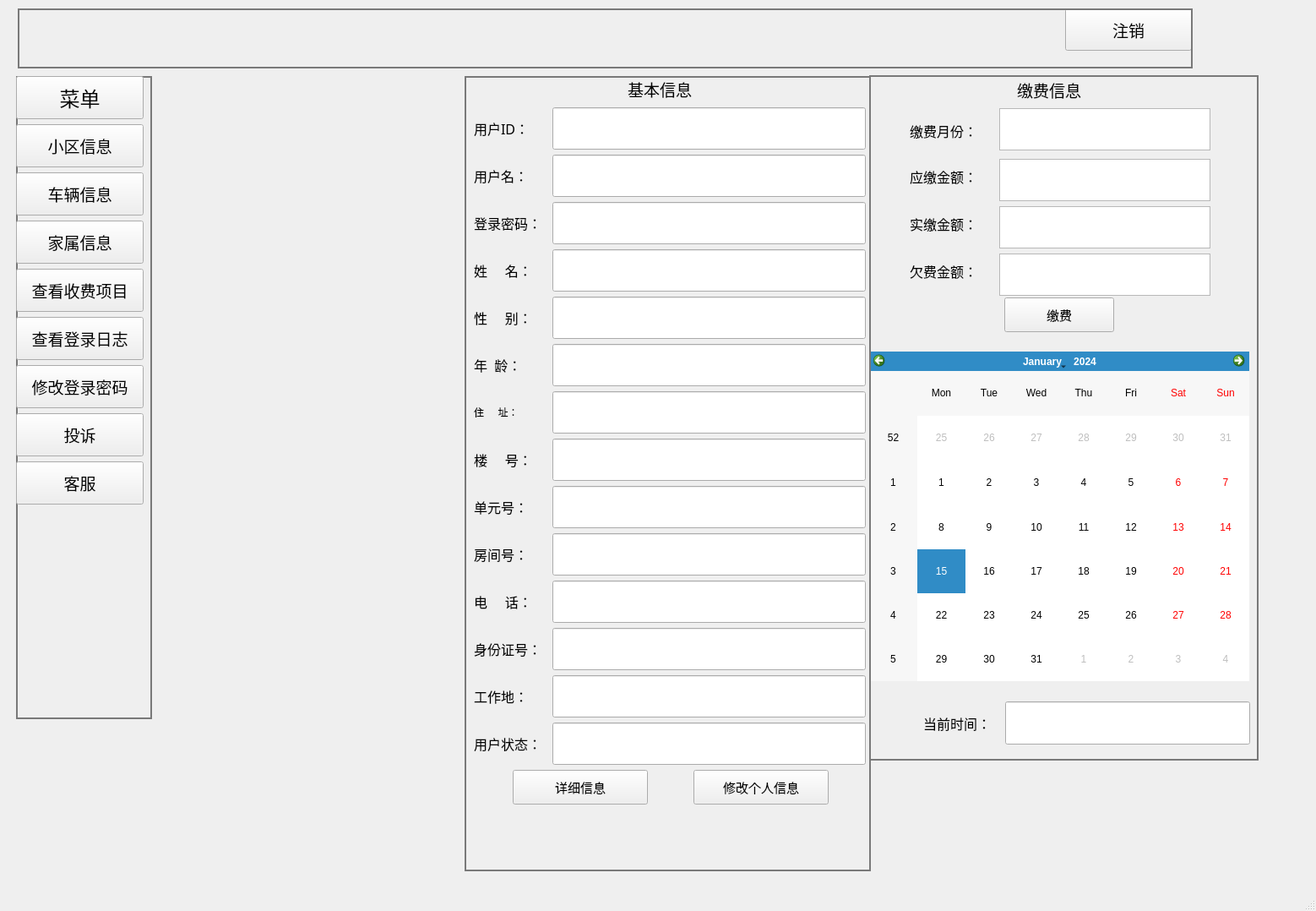
<?xml version="1.0" encoding="UTF-8"?>
<ui version="4.0">
 <class>user_MainWindow</class>
 <widget class="QMainWindow" name="user_MainWindow">
  <property name="geometry">
   <rect>
    <x>0</x>
    <y>0</y>
    <width>1558</width>
    <height>1078</height>
   </rect>
  </property>
  <property name="windowTitle">
   <string>欢迎登陆大麦场！</string>
  </property>
  <property name="windowIcon">
   <iconset resource="mysource.qrc">
    <normaloff>:/images/物业管理.png</normaloff>:/images/物业管理.png</iconset>
  </property>
  <property name="styleSheet">
   <string notr="true"/>
  </property>
  <widget class="QWidget" name="centralwidget">
   <property name="styleSheet">
    <string notr="true"/>
   </property>
   <widget class="QFrame" name="frame_top">
    <property name="geometry">
     <rect>
      <x>21</x>
      <y>10</y>
      <width>1391</width>
      <height>71</height>
     </rect>
    </property>
    <property name="sizePolicy">
     <sizepolicy hsizetype="Expanding" vsizetype="Fixed">
      <horstretch>0</horstretch>
      <verstretch>0</verstretch>
     </sizepolicy>
    </property>
    <property name="styleSheet">
     <string notr="true">#frame_top{border:2px solid rgb(121,121,121)}</string>
    </property>
    <property name="frameShape">
     <enum>QFrame::StyledPanel</enum>
    </property>
    <property name="frameShadow">
     <enum>QFrame::Raised</enum>
    </property>
   </widget>
   <widget class="QFrame" name="frame_left">
    <property name="geometry">
     <rect>
      <x>19</x>
      <y>90</y>
      <width>161</width>
      <height>761</height>
     </rect>
    </property>
    <property name="sizePolicy">
     <sizepolicy hsizetype="Fixed" vsizetype="Expanding">
      <horstretch>0</horstretch>
      <verstretch>0</verstretch>
     </sizepolicy>
    </property>
    <property name="maximumSize">
     <size>
      <width>161</width>
      <height>16777215</height>
     </size>
    </property>
    <property name="styleSheet">
     <string notr="true">#frame_left{border:2px solid rgb(121,121,121)}</string>
    </property>
    <property name="frameShape">
     <enum>QFrame::StyledPanel</enum>
    </property>
    <property name="frameShadow">
     <enum>QFrame::Raised</enum>
    </property>
    <widget class="QWidget" name="layoutWidget">
     <property name="geometry">
      <rect>
       <x>0</x>
       <y>0</y>
       <width>153</width>
       <height>539</height>
      </rect>
     </property>
     <layout class="QVBoxLayout" name="verticalLayout_left">
      <item>
       <widget class="QPushButton" name="pushButton_8">
        <property name="minimumSize">
         <size>
          <width>151</width>
          <height>51</height>
         </size>
        </property>
        <property name="maximumSize">
         <size>
          <width>151</width>
          <height>51</height>
         </size>
        </property>
        <property name="font">
         <font>
          <family>Agency FB</family>
          <pointsize>18</pointsize>
         </font>
        </property>
        <property name="text">
         <string>菜单</string>
        </property>
       </widget>
      </item>
      <item>
       <widget class="QPushButton" name="pushButton_4">
        <property name="minimumSize">
         <size>
          <width>151</width>
          <height>51</height>
         </size>
        </property>
        <property name="maximumSize">
         <size>
          <width>151</width>
          <height>51</height>
         </size>
        </property>
        <property name="font">
         <font>
          <family>Agency FB</family>
          <pointsize>14</pointsize>
         </font>
        </property>
        <property name="text">
         <string>小区信息</string>
        </property>
       </widget>
      </item>
      <item>
       <widget class="QPushButton" name="pushButton_5">
        <property name="minimumSize">
         <size>
          <width>151</width>
          <height>51</height>
         </size>
        </property>
        <property name="maximumSize">
         <size>
          <width>151</width>
          <height>51</height>
         </size>
        </property>
        <property name="font">
         <font>
          <family>Agency FB</family>
          <pointsize>14</pointsize>
         </font>
        </property>
        <property name="text">
         <string>车辆信息</string>
        </property>
       </widget>
      </item>
      <item>
       <widget class="QPushButton" name="pushButton_10">
        <property name="minimumSize">
         <size>
          <width>151</width>
          <height>51</height>
         </size>
        </property>
        <property name="maximumSize">
         <size>
          <width>151</width>
          <height>51</height>
         </size>
        </property>
        <property name="font">
         <font>
          <family>Agency FB</family>
          <pointsize>14</pointsize>
         </font>
        </property>
        <property name="text">
         <string>家属信息</string>
        </property>
       </widget>
      </item>
      <item>
       <widget class="QPushButton" name="pushButton_13">
        <property name="minimumSize">
         <size>
          <width>151</width>
          <height>51</height>
         </size>
        </property>
        <property name="maximumSize">
         <size>
          <width>151</width>
          <height>51</height>
         </size>
        </property>
        <property name="font">
         <font>
          <family>Agency FB</family>
          <pointsize>14</pointsize>
         </font>
        </property>
        <property name="text">
         <string>查看收费项目</string>
        </property>
       </widget>
      </item>
      <item>
       <widget class="QPushButton" name="pushButton_12">
        <property name="minimumSize">
         <size>
          <width>151</width>
          <height>51</height>
         </size>
        </property>
        <property name="maximumSize">
         <size>
          <width>151</width>
          <height>51</height>
         </size>
        </property>
        <property name="font">
         <font>
          <family>Agency FB</family>
          <pointsize>14</pointsize>
         </font>
        </property>
        <property name="text">
         <string>查看登录日志</string>
        </property>
       </widget>
      </item>
      <item>
       <widget class="QPushButton" name="pushButton_11">
        <property name="minimumSize">
         <size>
          <width>151</width>
          <height>51</height>
         </size>
        </property>
        <property name="maximumSize">
         <size>
          <width>151</width>
          <height>51</height>
         </size>
        </property>
        <property name="font">
         <font>
          <family>Agency FB</family>
          <pointsize>14</pointsize>
         </font>
        </property>
        <property name="text">
         <string>修改登录密码</string>
        </property>
       </widget>
      </item>
      <item>
       <widget class="QPushButton" name="pushButton_6">
        <property name="minimumSize">
         <size>
          <width>151</width>
          <height>51</height>
         </size>
        </property>
        <property name="maximumSize">
         <size>
          <width>151</width>
          <height>51</height>
         </size>
        </property>
        <property name="font">
         <font>
          <family>Agency FB</family>
          <pointsize>14</pointsize>
         </font>
        </property>
        <property name="text">
         <string>投诉</string>
        </property>
       </widget>
      </item>
      <item>
       <widget class="QPushButton" name="pushButton_7">
        <property name="minimumSize">
         <size>
          <width>151</width>
          <height>51</height>
         </size>
        </property>
        <property name="maximumSize">
         <size>
          <width>151</width>
          <height>51</height>
         </size>
        </property>
        <property name="font">
         <font>
          <family>Agency FB</family>
          <pointsize>14</pointsize>
         </font>
        </property>
        <property name="text">
         <string>客服</string>
        </property>
       </widget>
      </item>
      <item>
       <spacer name="verticalSpacer">
        <property name="orientation">
         <enum>Qt::Vertical</enum>
        </property>
        <property name="sizeHint" stdset="0">
         <size>
          <width>20</width>
          <height>40</height>
         </size>
        </property>
       </spacer>
      </item>
     </layout>
    </widget>
   </widget>
   <widget class="QFrame" name="frame_center_2">
    <property name="geometry">
     <rect>
      <x>550</x>
      <y>90</y>
      <width>481</width>
      <height>941</height>
     </rect>
    </property>
    <property name="sizePolicy">
     <sizepolicy hsizetype="Fixed" vsizetype="Expanding">
      <horstretch>0</horstretch>
      <verstretch>0</verstretch>
     </sizepolicy>
    </property>
    <property name="minimumSize">
     <size>
      <width>481</width>
      <height>0</height>
     </size>
    </property>
    <property name="styleSheet">
     <string notr="true">#frame_center_2{border:2px solid rgb(121,121,121)}</string>
    </property>
    <property name="frameShape">
     <enum>QFrame::StyledPanel</enum>
    </property>
    <property name="frameShadow">
     <enum>QFrame::Raised</enum>
    </property>
    <widget class="QWidget" name="layoutWidget">
     <property name="geometry">
      <rect>
       <x>10</x>
       <y>0</y>
       <width>468</width>
       <height>916</height>
      </rect>
     </property>
     <layout class="QVBoxLayout" name="verticalLayout_center_1">
      <item alignment="Qt::AlignHCenter">
       <widget class="QLabel" name="label_9">
        <property name="minimumSize">
         <size>
          <width>101</width>
          <height>31</height>
         </size>
        </property>
        <property name="maximumSize">
         <size>
          <width>101</width>
          <height>31</height>
         </size>
        </property>
        <property name="font">
         <font>
          <family>Agency FB</family>
          <pointsize>14</pointsize>
         </font>
        </property>
        <property name="text">
         <string>基本信息</string>
        </property>
       </widget>
      </item>
      <item>
       <layout class="QHBoxLayout" name="horizontalLayout_15">
        <item>
         <widget class="QLabel" name="label_16">
          <property name="minimumSize">
           <size>
            <width>86</width>
            <height>25</height>
           </size>
          </property>
          <property name="maximumSize">
           <size>
            <width>72</width>
            <height>25</height>
           </size>
          </property>
          <property name="font">
           <font>
            <family>宋体</family>
            <pointsize>12</pointsize>
           </font>
          </property>
          <property name="text">
           <string>用户ID：</string>
          </property>
         </widget>
        </item>
        <item>
         <widget class="QLineEdit" name="lineEdit_id">
          <property name="minimumSize">
           <size>
            <width>371</width>
            <height>50</height>
           </size>
          </property>
          <property name="maximumSize">
           <size>
            <width>371</width>
            <height>50</height>
           </size>
          </property>
          <property name="font">
           <font>
            <family>宋体</family>
            <pointsize>12</pointsize>
           </font>
          </property>
          <property name="focusPolicy">
           <enum>Qt::NoFocus</enum>
          </property>
         </widget>
        </item>
       </layout>
      </item>
      <item>
       <layout class="QHBoxLayout" name="horizontalLayout_9">
        <item>
         <widget class="QLabel" name="label">
          <property name="minimumSize">
           <size>
            <width>86</width>
            <height>25</height>
           </size>
          </property>
          <property name="maximumSize">
           <size>
            <width>72</width>
            <height>25</height>
           </size>
          </property>
          <property name="font">
           <font>
            <family>Agency FB</family>
            <pointsize>12</pointsize>
           </font>
          </property>
          <property name="text">
           <string>用户名：</string>
          </property>
         </widget>
        </item>
        <item>
         <widget class="QLineEdit" name="lineEdit_username">
          <property name="minimumSize">
           <size>
            <width>371</width>
            <height>50</height>
           </size>
          </property>
          <property name="maximumSize">
           <size>
            <width>371</width>
            <height>50</height>
           </size>
          </property>
          <property name="font">
           <font>
            <family>宋体</family>
            <pointsize>12</pointsize>
           </font>
          </property>
          <property name="focusPolicy">
           <enum>Qt::NoFocus</enum>
          </property>
         </widget>
        </item>
       </layout>
      </item>
      <item>
       <layout class="QHBoxLayout" name="horizontalLayout_20">
        <item>
         <widget class="QLabel" name="label_pwd">
          <property name="minimumSize">
           <size>
            <width>86</width>
            <height>25</height>
           </size>
          </property>
          <property name="maximumSize">
           <size>
            <width>72</width>
            <height>25</height>
           </size>
          </property>
          <property name="font">
           <font>
            <family>Agency FB</family>
            <pointsize>12</pointsize>
           </font>
          </property>
          <property name="text">
           <string>登录密码：</string>
          </property>
         </widget>
        </item>
        <item>
         <widget class="QLineEdit" name="lineEdit_pwd">
          <property name="minimumSize">
           <size>
            <width>371</width>
            <height>50</height>
           </size>
          </property>
          <property name="maximumSize">
           <size>
            <width>371</width>
            <height>50</height>
           </size>
          </property>
          <property name="font">
           <font>
            <family>宋体</family>
            <pointsize>12</pointsize>
           </font>
          </property>
          <property name="focusPolicy">
           <enum>Qt::NoFocus</enum>
          </property>
          <property name="echoMode">
           <enum>QLineEdit::Password</enum>
          </property>
         </widget>
        </item>
       </layout>
      </item>
      <item>
       <layout class="QHBoxLayout" name="horizontalLayout_8">
        <item>
         <widget class="QLabel" name="label_2">
          <property name="minimumSize">
           <size>
            <width>86</width>
            <height>25</height>
           </size>
          </property>
          <property name="maximumSize">
           <size>
            <width>72</width>
            <height>25</height>
           </size>
          </property>
          <property name="font">
           <font>
            <family>Agency FB</family>
            <pointsize>12</pointsize>
           </font>
          </property>
          <property name="text">
           <string>姓     名：</string>
          </property>
         </widget>
        </item>
        <item>
         <widget class="QLineEdit" name="lineEdit_name">
          <property name="minimumSize">
           <size>
            <width>371</width>
            <height>50</height>
           </size>
          </property>
          <property name="maximumSize">
           <size>
            <width>371</width>
            <height>50</height>
           </size>
          </property>
          <property name="font">
           <font>
            <family>宋体</family>
            <pointsize>12</pointsize>
           </font>
          </property>
          <property name="focusPolicy">
           <enum>Qt::NoFocus</enum>
          </property>
         </widget>
        </item>
       </layout>
      </item>
      <item>
       <layout class="QHBoxLayout" name="horizontalLayout_7">
        <item>
         <widget class="QLabel" name="label_3">
          <property name="minimumSize">
           <size>
            <width>86</width>
            <height>25</height>
           </size>
          </property>
          <property name="maximumSize">
           <size>
            <width>72</width>
            <height>25</height>
           </size>
          </property>
          <property name="font">
           <font>
            <family>Agency FB</family>
            <pointsize>12</pointsize>
           </font>
          </property>
          <property name="text">
           <string>性     别：</string>
          </property>
         </widget>
        </item>
        <item>
         <widget class="QLineEdit" name="lineEdit_sex">
          <property name="minimumSize">
           <size>
            <width>371</width>
            <height>50</height>
           </size>
          </property>
          <property name="maximumSize">
           <size>
            <width>371</width>
            <height>50</height>
           </size>
          </property>
          <property name="font">
           <font>
            <family>宋体</family>
            <pointsize>12</pointsize>
           </font>
          </property>
          <property name="focusPolicy">
           <enum>Qt::NoFocus</enum>
          </property>
         </widget>
        </item>
       </layout>
      </item>
      <item>
       <layout class="QHBoxLayout" name="horizontalLayout_16">
        <item>
         <widget class="QLabel" name="label_age">
          <property name="minimumSize">
           <size>
            <width>86</width>
            <height>25</height>
           </size>
          </property>
          <property name="maximumSize">
           <size>
            <width>72</width>
            <height>25</height>
           </size>
          </property>
          <property name="font">
           <font>
            <family>宋体</family>
            <pointsize>12</pointsize>
           </font>
          </property>
          <property name="text">
           <string>年  龄：</string>
          </property>
         </widget>
        </item>
        <item>
         <widget class="QLineEdit" name="lineEdit_age">
          <property name="minimumSize">
           <size>
            <width>371</width>
            <height>50</height>
           </size>
          </property>
          <property name="maximumSize">
           <size>
            <width>371</width>
            <height>50</height>
           </size>
          </property>
          <property name="font">
           <font>
            <family>宋体</family>
            <pointsize>12</pointsize>
           </font>
          </property>
          <property name="focusPolicy">
           <enum>Qt::NoFocus</enum>
          </property>
         </widget>
        </item>
       </layout>
      </item>
      <item>
       <layout class="QHBoxLayout" name="horizontalLayout_6">
        <item>
         <widget class="QLabel" name="label_4">
          <property name="minimumSize">
           <size>
            <width>86</width>
            <height>25</height>
           </size>
          </property>
          <property name="maximumSize">
           <size>
            <width>72</width>
            <height>25</height>
           </size>
          </property>
          <property name="styleSheet">
           <string notr="true">font: 12pt &quot;Agency FB&quot;;</string>
          </property>
          <property name="text">
           <string>住     址：</string>
          </property>
         </widget>
        </item>
        <item>
         <widget class="QLineEdit" name="lineEdit_address">
          <property name="minimumSize">
           <size>
            <width>371</width>
            <height>50</height>
           </size>
          </property>
          <property name="maximumSize">
           <size>
            <width>371</width>
            <height>50</height>
           </size>
          </property>
          <property name="font">
           <font>
            <family>宋体</family>
            <pointsize>12</pointsize>
           </font>
          </property>
          <property name="focusPolicy">
           <enum>Qt::NoFocus</enum>
          </property>
         </widget>
        </item>
       </layout>
      </item>
      <item>
       <layout class="QHBoxLayout" name="horizontalLayout_5">
        <item>
         <widget class="QLabel" name="label_5">
          <property name="minimumSize">
           <size>
            <width>86</width>
            <height>25</height>
           </size>
          </property>
          <property name="maximumSize">
           <size>
            <width>72</width>
            <height>25</height>
           </size>
          </property>
          <property name="font">
           <font>
            <family>Agency FB</family>
            <pointsize>12</pointsize>
           </font>
          </property>
          <property name="text">
           <string>楼     号：</string>
          </property>
         </widget>
        </item>
        <item>
         <widget class="QLineEdit" name="lineEdit_housid">
          <property name="minimumSize">
           <size>
            <width>371</width>
            <height>50</height>
           </size>
          </property>
          <property name="maximumSize">
           <size>
            <width>371</width>
            <height>50</height>
           </size>
          </property>
          <property name="font">
           <font>
            <family>宋体</family>
            <pointsize>12</pointsize>
           </font>
          </property>
          <property name="focusPolicy">
           <enum>Qt::NoFocus</enum>
          </property>
         </widget>
        </item>
       </layout>
      </item>
      <item>
       <layout class="QHBoxLayout" name="horizontalLayout_4">
        <item>
         <widget class="QLabel" name="label_6">
          <property name="minimumSize">
           <size>
            <width>86</width>
            <height>25</height>
           </size>
          </property>
          <property name="maximumSize">
           <size>
            <width>72</width>
            <height>25</height>
           </size>
          </property>
          <property name="font">
           <font>
            <family>Agency FB</family>
            <pointsize>12</pointsize>
           </font>
          </property>
          <property name="text">
           <string>单元号：</string>
          </property>
         </widget>
        </item>
        <item>
         <widget class="QLineEdit" name="lineEdit_unitid">
          <property name="minimumSize">
           <size>
            <width>371</width>
            <height>50</height>
           </size>
          </property>
          <property name="maximumSize">
           <size>
            <width>371</width>
            <height>50</height>
           </size>
          </property>
          <property name="font">
           <font>
            <family>宋体</family>
            <pointsize>12</pointsize>
           </font>
          </property>
          <property name="focusPolicy">
           <enum>Qt::NoFocus</enum>
          </property>
         </widget>
        </item>
       </layout>
      </item>
      <item>
       <layout class="QHBoxLayout" name="horizontalLayout_3">
        <item>
         <widget class="QLabel" name="label_7">
          <property name="minimumSize">
           <size>
            <width>86</width>
            <height>25</height>
           </size>
          </property>
          <property name="maximumSize">
           <size>
            <width>72</width>
            <height>25</height>
           </size>
          </property>
          <property name="font">
           <font>
            <family>Agency FB</family>
            <pointsize>12</pointsize>
           </font>
          </property>
          <property name="text">
           <string>房间号：</string>
          </property>
         </widget>
        </item>
        <item>
         <widget class="QLineEdit" name="lineEdit_roomid">
          <property name="minimumSize">
           <size>
            <width>371</width>
            <height>50</height>
           </size>
          </property>
          <property name="maximumSize">
           <size>
            <width>371</width>
            <height>50</height>
           </size>
          </property>
          <property name="font">
           <font>
            <family>宋体</family>
            <pointsize>12</pointsize>
           </font>
          </property>
          <property name="focusPolicy">
           <enum>Qt::NoFocus</enum>
          </property>
         </widget>
        </item>
       </layout>
      </item>
      <item>
       <layout class="QHBoxLayout" name="horizontalLayout_2">
        <item>
         <widget class="QLabel" name="label_8">
          <property name="minimumSize">
           <size>
            <width>86</width>
            <height>25</height>
           </size>
          </property>
          <property name="maximumSize">
           <size>
            <width>72</width>
            <height>25</height>
           </size>
          </property>
          <property name="font">
           <font>
            <family>Agency FB</family>
            <pointsize>12</pointsize>
           </font>
          </property>
          <property name="text">
           <string>电     话：</string>
          </property>
         </widget>
        </item>
        <item>
         <widget class="QLineEdit" name="lineEdit_tel">
          <property name="minimumSize">
           <size>
            <width>371</width>
            <height>50</height>
           </size>
          </property>
          <property name="maximumSize">
           <size>
            <width>371</width>
            <height>50</height>
           </size>
          </property>
          <property name="font">
           <font>
            <family>宋体</family>
            <pointsize>12</pointsize>
           </font>
          </property>
          <property name="focusPolicy">
           <enum>Qt::NoFocus</enum>
          </property>
         </widget>
        </item>
       </layout>
      </item>
      <item>
       <layout class="QHBoxLayout" name="horizontalLayout_17">
        <item>
         <widget class="QLabel" name="label_IDC">
          <property name="minimumSize">
           <size>
            <width>86</width>
            <height>25</height>
           </size>
          </property>
          <property name="maximumSize">
           <size>
            <width>72</width>
            <height>25</height>
           </size>
          </property>
          <property name="font">
           <font>
            <family>宋体</family>
            <pointsize>12</pointsize>
           </font>
          </property>
          <property name="text">
           <string>身份证号：</string>
          </property>
         </widget>
        </item>
        <item>
         <widget class="QLineEdit" name="lineEdit_idc">
          <property name="minimumSize">
           <size>
            <width>371</width>
            <height>50</height>
           </size>
          </property>
          <property name="maximumSize">
           <size>
            <width>371</width>
            <height>50</height>
           </size>
          </property>
          <property name="font">
           <font>
            <family>宋体</family>
            <pointsize>12</pointsize>
           </font>
          </property>
          <property name="focusPolicy">
           <enum>Qt::NoFocus</enum>
          </property>
         </widget>
        </item>
       </layout>
      </item>
      <item>
       <layout class="QHBoxLayout" name="horizontalLayout_18">
        <item>
         <widget class="QLabel" name="label_WORK">
          <property name="minimumSize">
           <size>
            <width>86</width>
            <height>25</height>
           </size>
          </property>
          <property name="maximumSize">
           <size>
            <width>72</width>
            <height>25</height>
           </size>
          </property>
          <property name="font">
           <font>
            <family>宋体</family>
            <pointsize>12</pointsize>
           </font>
          </property>
          <property name="text">
           <string>工作地：</string>
          </property>
         </widget>
        </item>
        <item>
         <widget class="QLineEdit" name="lineEdit_work">
          <property name="minimumSize">
           <size>
            <width>371</width>
            <height>50</height>
           </size>
          </property>
          <property name="maximumSize">
           <size>
            <width>371</width>
            <height>50</height>
           </size>
          </property>
          <property name="font">
           <font>
            <family>宋体</family>
            <pointsize>12</pointsize>
           </font>
          </property>
          <property name="focusPolicy">
           <enum>Qt::NoFocus</enum>
          </property>
         </widget>
        </item>
       </layout>
      </item>
      <item>
       <layout class="QHBoxLayout" name="horizontalLayout_19">
        <item>
         <widget class="QLabel" name="label_statu">
          <property name="minimumSize">
           <size>
            <width>86</width>
            <height>25</height>
           </size>
          </property>
          <property name="maximumSize">
           <size>
            <width>72</width>
            <height>25</height>
           </size>
          </property>
          <property name="font">
           <font>
            <family>宋体</family>
            <pointsize>12</pointsize>
           </font>
          </property>
          <property name="text">
           <string>用户状态：</string>
          </property>
         </widget>
        </item>
        <item>
         <widget class="QLineEdit" name="lineEdit_ststu">
          <property name="minimumSize">
           <size>
            <width>371</width>
            <height>50</height>
           </size>
          </property>
          <property name="maximumSize">
           <size>
            <width>371</width>
            <height>50</height>
           </size>
          </property>
          <property name="font">
           <font>
            <family>宋体</family>
            <pointsize>12</pointsize>
           </font>
          </property>
          <property name="focusPolicy">
           <enum>Qt::NoFocus</enum>
          </property>
         </widget>
        </item>
       </layout>
      </item>
      <item>
       <layout class="QHBoxLayout" name="horizontalLayout">
        <property name="spacing">
         <number>7</number>
        </property>
        <item>
         <widget class="QPushButton" name="pushButton">
          <property name="minimumSize">
           <size>
            <width>160</width>
            <height>41</height>
           </size>
          </property>
          <property name="maximumSize">
           <size>
            <width>160</width>
            <height>41</height>
           </size>
          </property>
          <property name="font">
           <font>
            <family>Agency FB</family>
            <pointsize>11</pointsize>
           </font>
          </property>
          <property name="text">
           <string>详细信息</string>
          </property>
         </widget>
        </item>
        <item>
         <widget class="QPushButton" name="pushButton_2">
          <property name="minimumSize">
           <size>
            <width>160</width>
            <height>41</height>
           </size>
          </property>
          <property name="maximumSize">
           <size>
            <width>160</width>
            <height>41</height>
           </size>
          </property>
          <property name="font">
           <font>
            <family>Agency FB</family>
            <pointsize>11</pointsize>
           </font>
          </property>
          <property name="text">
           <string>修改个人信息</string>
          </property>
         </widget>
        </item>
       </layout>
      </item>
      <item>
       <spacer name="verticalSpacer_4">
        <property name="orientation">
         <enum>Qt::Vertical</enum>
        </property>
        <property name="sizeHint" stdset="0">
         <size>
          <width>20</width>
          <height>40</height>
         </size>
        </property>
       </spacer>
      </item>
     </layout>
    </widget>
   </widget>
   <widget class="QFrame" name="frame_right">
    <property name="geometry">
     <rect>
      <x>1029</x>
      <y>89</y>
      <width>461</width>
      <height>811</height>
     </rect>
    </property>
    <property name="sizePolicy">
     <sizepolicy hsizetype="Fixed" vsizetype="Expanding">
      <horstretch>0</horstretch>
      <verstretch>0</verstretch>
     </sizepolicy>
    </property>
    <property name="styleSheet">
     <string notr="true">#frame_right{border:2px solid rgb(121,121,121)}</string>
    </property>
    <property name="frameShape">
     <enum>QFrame::StyledPanel</enum>
    </property>
    <property name="frameShadow">
     <enum>QFrame::Raised</enum>
    </property>
    <widget class="QWidget" name="layoutWidget">
     <property name="geometry">
      <rect>
       <x>0</x>
       <y>2</y>
       <width>451</width>
       <height>790</height>
      </rect>
     </property>
     <layout class="QVBoxLayout" name="verticalLayout_2">
      <item alignment="Qt::AlignHCenter">
       <widget class="QLabel" name="label_13">
        <property name="minimumSize">
         <size>
          <width>101</width>
          <height>31</height>
         </size>
        </property>
        <property name="maximumSize">
         <size>
          <width>101</width>
          <height>31</height>
         </size>
        </property>
        <property name="font">
         <font>
          <family>Agency FB</family>
          <pointsize>14</pointsize>
         </font>
        </property>
        <property name="text">
         <string>缴费信息</string>
        </property>
       </widget>
      </item>
      <item>
       <layout class="QVBoxLayout" name="verticalLayout">
        <item>
         <layout class="QHBoxLayout" name="horizontalLayout_14">
          <item>
           <spacer name="horizontalSpacer_8">
            <property name="orientation">
             <enum>Qt::Horizontal</enum>
            </property>
            <property name="sizeHint" stdset="0">
             <size>
              <width>40</width>
              <height>20</height>
             </size>
            </property>
           </spacer>
          </item>
          <item>
           <widget class="QLabel" name="label_15">
            <property name="minimumSize">
             <size>
              <width>100</width>
              <height>40</height>
             </size>
            </property>
            <property name="maximumSize">
             <size>
              <width>95</width>
              <height>35</height>
             </size>
            </property>
            <property name="font">
             <font>
              <family>Agency FB</family>
              <pointsize>12</pointsize>
             </font>
            </property>
            <property name="text">
             <string>缴费月份：</string>
            </property>
           </widget>
          </item>
          <item>
           <widget class="QTextBrowser" name="textBrowser_13">
            <property name="minimumSize">
             <size>
              <width>250</width>
              <height>50</height>
             </size>
            </property>
            <property name="maximumSize">
             <size>
              <width>250</width>
              <height>50</height>
             </size>
            </property>
            <property name="font">
             <font>
              <family>宋体</family>
              <pointsize>12</pointsize>
             </font>
            </property>
           </widget>
          </item>
          <item>
           <spacer name="horizontalSpacer_9">
            <property name="orientation">
             <enum>Qt::Horizontal</enum>
            </property>
            <property name="sizeHint" stdset="0">
             <size>
              <width>40</width>
              <height>20</height>
             </size>
            </property>
           </spacer>
          </item>
         </layout>
        </item>
        <item>
         <layout class="QHBoxLayout" name="horizontalLayout_12">
          <item>
           <spacer name="horizontalSpacer_2">
            <property name="orientation">
             <enum>Qt::Horizontal</enum>
            </property>
            <property name="sizeHint" stdset="0">
             <size>
              <width>40</width>
              <height>20</height>
             </size>
            </property>
           </spacer>
          </item>
          <item>
           <widget class="QLabel" name="label_10">
            <property name="minimumSize">
             <size>
              <width>100</width>
              <height>40</height>
             </size>
            </property>
            <property name="maximumSize">
             <size>
              <width>100</width>
              <height>40</height>
             </size>
            </property>
            <property name="font">
             <font>
              <family>Agency FB</family>
              <pointsize>12</pointsize>
             </font>
            </property>
            <property name="text">
             <string>应缴金额：</string>
            </property>
           </widget>
          </item>
          <item>
           <widget class="QTextBrowser" name="textBrowser_10">
            <property name="minimumSize">
             <size>
              <width>250</width>
              <height>50</height>
             </size>
            </property>
            <property name="maximumSize">
             <size>
              <width>231</width>
              <height>41</height>
             </size>
            </property>
            <property name="font">
             <font>
              <family>宋体</family>
              <pointsize>12</pointsize>
             </font>
            </property>
           </widget>
          </item>
          <item>
           <spacer name="horizontalSpacer_3">
            <property name="orientation">
             <enum>Qt::Horizontal</enum>
            </property>
            <property name="sizeHint" stdset="0">
             <size>
              <width>40</width>
              <height>20</height>
             </size>
            </property>
           </spacer>
          </item>
         </layout>
        </item>
        <item>
         <layout class="QHBoxLayout" name="horizontalLayout_11">
          <item>
           <spacer name="horizontalSpacer_5">
            <property name="orientation">
             <enum>Qt::Horizontal</enum>
            </property>
            <property name="sizeHint" stdset="0">
             <size>
              <width>40</width>
              <height>20</height>
             </size>
            </property>
           </spacer>
          </item>
          <item>
           <widget class="QLabel" name="label_11">
            <property name="minimumSize">
             <size>
              <width>100</width>
              <height>40</height>
             </size>
            </property>
            <property name="maximumSize">
             <size>
              <width>100</width>
              <height>40</height>
             </size>
            </property>
            <property name="font">
             <font>
              <family>Agency FB</family>
              <pointsize>12</pointsize>
             </font>
            </property>
            <property name="text">
             <string>实缴金额：</string>
            </property>
           </widget>
          </item>
          <item>
           <widget class="QTextBrowser" name="textBrowser_11">
            <property name="minimumSize">
             <size>
              <width>250</width>
              <height>50</height>
             </size>
            </property>
            <property name="maximumSize">
             <size>
              <width>231</width>
              <height>41</height>
             </size>
            </property>
            <property name="font">
             <font>
              <family>宋体</family>
              <pointsize>12</pointsize>
             </font>
            </property>
           </widget>
          </item>
          <item>
           <spacer name="horizontalSpacer_4">
            <property name="orientation">
             <enum>Qt::Horizontal</enum>
            </property>
            <property name="sizeHint" stdset="0">
             <size>
              <width>40</width>
              <height>20</height>
             </size>
            </property>
           </spacer>
          </item>
         </layout>
        </item>
        <item>
         <layout class="QHBoxLayout" name="horizontalLayout_10">
          <item>
           <spacer name="horizontalSpacer_7">
            <property name="orientation">
             <enum>Qt::Horizontal</enum>
            </property>
            <property name="sizeHint" stdset="0">
             <size>
              <width>40</width>
              <height>20</height>
             </size>
            </property>
           </spacer>
          </item>
          <item>
           <widget class="QLabel" name="label_12">
            <property name="minimumSize">
             <size>
              <width>100</width>
              <height>40</height>
             </size>
            </property>
            <property name="maximumSize">
             <size>
              <width>100</width>
              <height>40</height>
             </size>
            </property>
            <property name="font">
             <font>
              <family>Agency FB</family>
              <pointsize>12</pointsize>
             </font>
            </property>
            <property name="text">
             <string>欠费金额：</string>
            </property>
           </widget>
          </item>
          <item>
           <widget class="QTextBrowser" name="textBrowser_12">
            <property name="minimumSize">
             <size>
              <width>250</width>
              <height>50</height>
             </size>
            </property>
            <property name="maximumSize">
             <size>
              <width>231</width>
              <height>41</height>
             </size>
            </property>
            <property name="font">
             <font>
              <family>宋体</family>
              <pointsize>12</pointsize>
             </font>
            </property>
           </widget>
          </item>
          <item>
           <spacer name="horizontalSpacer_6">
            <property name="orientation">
             <enum>Qt::Horizontal</enum>
            </property>
            <property name="sizeHint" stdset="0">
             <size>
              <width>40</width>
              <height>20</height>
             </size>
            </property>
           </spacer>
          </item>
         </layout>
        </item>
       </layout>
      </item>
      <item alignment="Qt::AlignHCenter">
       <widget class="QPushButton" name="pushButton_3">
        <property name="minimumSize">
         <size>
          <width>130</width>
          <height>41</height>
         </size>
        </property>
        <property name="maximumSize">
         <size>
          <width>151</width>
          <height>41</height>
         </size>
        </property>
        <property name="font">
         <font>
          <family>Agency FB</family>
          <pointsize>11</pointsize>
         </font>
        </property>
        <property name="text">
         <string>缴费</string>
        </property>
       </widget>
      </item>
      <item>
       <spacer name="verticalSpacer_2">
        <property name="orientation">
         <enum>Qt::Vertical</enum>
        </property>
        <property name="sizeHint" stdset="0">
         <size>
          <width>20</width>
          <height>40</height>
         </size>
        </property>
       </spacer>
      </item>
      <item>
       <widget class="QCalendarWidget" name="calendarWidget">
        <property name="minimumSize">
         <size>
          <width>390</width>
          <height>390</height>
         </size>
        </property>
        <property name="maximumSize">
         <size>
          <width>450</width>
          <height>450</height>
         </size>
        </property>
       </widget>
      </item>
      <item>
       <spacer name="verticalSpacer_3">
        <property name="orientation">
         <enum>Qt::Vertical</enum>
        </property>
        <property name="sizeHint" stdset="0">
         <size>
          <width>20</width>
          <height>40</height>
         </size>
        </property>
       </spacer>
      </item>
      <item>
       <layout class="QHBoxLayout" name="horizontalLayout_13">
        <item>
         <spacer name="horizontalSpacer">
          <property name="orientation">
           <enum>Qt::Horizontal</enum>
          </property>
          <property name="sizeHint" stdset="0">
           <size>
            <width>40</width>
            <height>20</height>
           </size>
          </property>
         </spacer>
        </item>
        <item>
         <widget class="QLabel" name="label_14">
          <property name="minimumSize">
           <size>
            <width>91</width>
            <height>51</height>
           </size>
          </property>
          <property name="maximumSize">
           <size>
            <width>91</width>
            <height>51</height>
           </size>
          </property>
          <property name="font">
           <font>
            <family>Agency FB</family>
            <pointsize>12</pointsize>
           </font>
          </property>
          <property name="text">
           <string>当前时间：</string>
          </property>
         </widget>
        </item>
        <item>
         <widget class="QLineEdit" name="lineEdit_time">
          <property name="minimumSize">
           <size>
            <width>290</width>
            <height>51</height>
           </size>
          </property>
          <property name="maximumSize">
           <size>
            <width>290</width>
            <height>51</height>
           </size>
          </property>
          <property name="font">
           <font>
            <family>宋体</family>
            <pointsize>12</pointsize>
           </font>
          </property>
         </widget>
        </item>
       </layout>
      </item>
     </layout>
    </widget>
   </widget>
   <widget class="QWidget" name="layoutWidget">
    <property name="geometry">
     <rect>
      <x>20</x>
      <y>10</y>
      <width>1391</width>
      <height>71</height>
     </rect>
    </property>
    <layout class="QHBoxLayout" name="horizontalLayout_top">
     <item>
      <widget class="QLabel" name="label_title">
       <property name="minimumSize">
        <size>
         <width>531</width>
         <height>0</height>
        </size>
       </property>
       <property name="maximumSize">
        <size>
         <width>16777215</width>
         <height>150</height>
        </size>
       </property>
       <property name="font">
        <font>
         <family>宋体</family>
         <pointsize>28</pointsize>
        </font>
       </property>
       <property name="text">
        <string/>
       </property>
      </widget>
     </item>
     <item alignment="Qt::AlignRight|Qt::AlignTop">
      <widget class="QPushButton" name="pushButton_reback">
       <property name="minimumSize">
        <size>
         <width>150</width>
         <height>50</height>
        </size>
       </property>
       <property name="maximumSize">
        <size>
         <width>150</width>
         <height>50</height>
        </size>
       </property>
       <property name="font">
        <font>
         <family>宋体</family>
         <pointsize>14</pointsize>
        </font>
       </property>
       <property name="styleSheet">
        <string notr="true">selection-background-color: rgb(170, 85, 0);</string>
       </property>
       <property name="text">
        <string>注销</string>
       </property>
      </widget>
     </item>
    </layout>
   </widget>
   <zorder>frame_right</zorder>
   <zorder>frame_top</zorder>
   <zorder>layoutWidget</zorder>
   <zorder>frame_center_2</zorder>
   <zorder>frame_left</zorder>
  </widget>
  <widget class="QMenuBar" name="menubar">
   <property name="geometry">
    <rect>
     <x>0</x>
     <y>0</y>
     <width>1558</width>
     <height>25</height>
    </rect>
   </property>
  </widget>
  <widget class="QStatusBar" name="statusbar"/>
 </widget>
 <resources>
  <include location="mysource.qrc"/>
 </resources>
 <connections/>
</ui>
